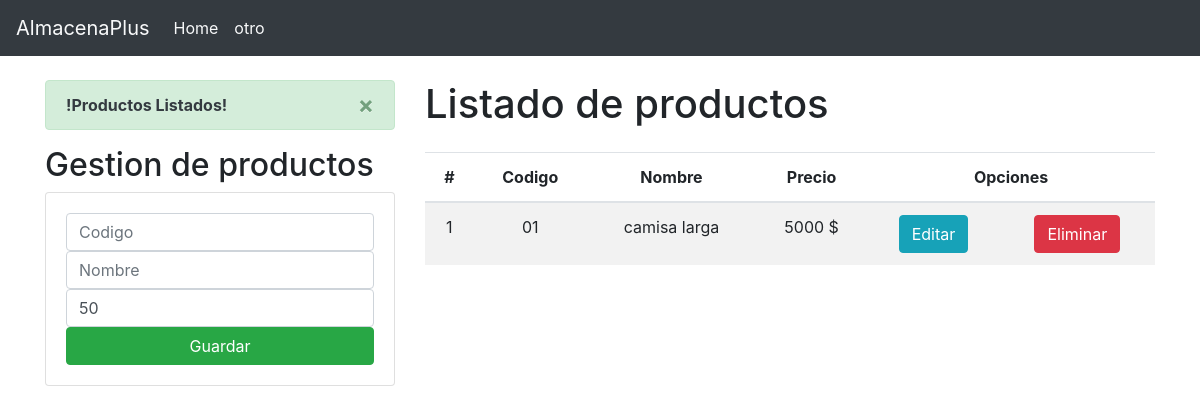
The app's page /, older data.
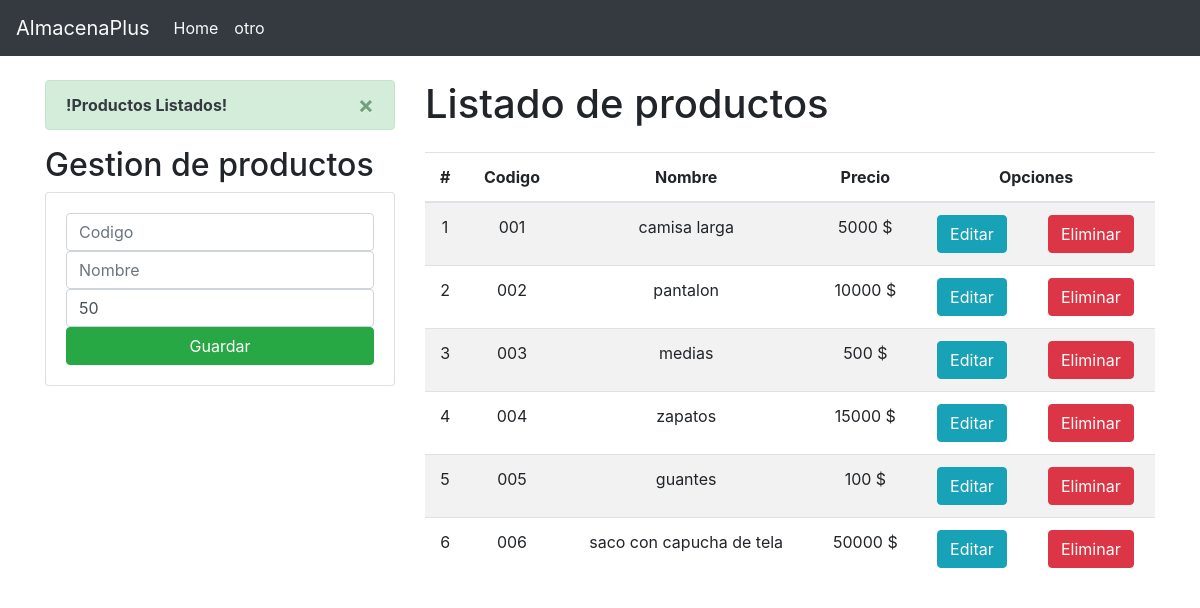
The same page, newer data.
### Aplicaciones/Gestion/models.py (models this page shows, shortened)
class Producto(models.Model):
    codigo=models.CharField(primary_key=True,max_length=6)
    nombre=models.CharField(max_length=50)
    precio=models.PositiveSmallIntegerField()

### Aplicaciones/Gestion/views.py (the view)
# urls.py: path('', views.home),
def home(request):
    ProductoListados = Producto.objects.all()
    messages.success(request, '!Productos Listados!')
    return render(request, "gestionGestion.html", {"Producto": ProductoListados})

### Aplicaciones/Gestion/templates/gestionGestion.html (shortened to what this page needs)
{% extends "./base.html" %}
{% block body %}
<div class="row">
    <div class="col-sm-12 col-md-6 col-lg-4 col-xl-4 ">
        {% if messages %}
        {% for message in messages %}
        <div class="alert alert-dismissible alert-success">
            <button type="button" class="close" data-dismiss="alert">&times;</button>
            <strong class="text-dark">{{ message }}</strong>
        </div>
        {% endfor %}
        {% endif %}
        <h2>Gestion de productos</h2>
        <div class="card">
            <div class="card-body">
                <form action="/registrarProducto/" method="POST">{% csrf_token %}
                    <div class="from-group">
                        <input type="text" id="txtCodigo" name="txtCodigo" class="form-control" placeholder="Codigo"
                        minlength="3" maxlength="6" required>
                    </div>
                    <div class="from-group">
                        <input type="text" id="txtNombre" name="txtNombre" class="form-control" placeholder="Nombre"
                         maxlength="50" required>
                    </div>
                    <div class="from-group">
                        <input type="text" id="numPrecio" name="numPrecio" class="form-control"  min="50"
                          value="50"required>
                    </div>
                    <div class="from-group">
                        <button type="submit" class="btn btn-success btn-block text-white">Guardar</button>
                    </div>
                </form>
            </div>
        </div>
    </div>
    <div class="col-sm-12 col-md-6 col-lg-8 col-xl-8 ">
        <h1>Listado de productos</h1>
        <div class="table-responsive py-2"></div>
        <table class="table table-striped">
            <thead>
                <tr>
                    <th>#</th>
                    <th>Codigo</th>
                    <th>Nombre</th>
                    <th>Precio</th>
                    <th colspan="2">Opciones</th>
                </tr>
            </thead>
            <tbody>
                {% for c in Producto %}
                <tr>
                    <td>{{forloop.counter}}</td>
                    <td>{{c.codigo}}</td>
                    <td>{{c.nombre}}</td>
                    <td>{{c.precio}} $</td>
                    <td><a href="edicionProducto/{{c.codigo}}" class="btn btn-info">Editar</a></td>
                    <td><a href="eliminacionProducto/{{c.codigo}}" class="btn btn-danger btnEliminacion">Eliminar</a></td>
                </tr>
                {% endfor %}
            </tbody>
        </table>
    </div>
</div>
{% endblock %}

### Aplicaciones/Gestion/templates/base.html (shortened to what this page needs)
<!DOCTYPE html>
<html>
<head>
    {% load static %}
    <link rel="stylesheet" href="https://cdn.jsdelivr.net/npm/bootstrap@4.3.1/dist/css/bootstrap.min.css"
>
    <link rel="stylesheet" href="{% static 'css/gestionProducto.css' %}">
</head>
<body>
    <nav class="navbar navbar-expand-lg navbar-light  bg-dark">
        <a class="navbar-brand text-light"  href="#">AlmacenaPlus</a>
        <div class="collapse navbar-collapse" id="navbarNav">
          <ul class="navbar-nav">
            <li class="nav-item active">
              <a class="nav-link text-light" href="#">Home <span class="sr-only">(current)</span></a>
            </li>
            <li class="nav-item">
              <a class="nav-link text-light" href="#">otro</a>
            </li>
          </ul>
        </div>
      </nav>
      <div class="container py-4">
        {% block body %}
        {% endblock %}
      </div>
</body>
</html>

### Aplicaciones/Gestion/static/css/gestionProducto.css (style rules this page uses)
th, td { text-align: center; vertical-align: middle; }

Row changes from the older to the newer data that the page shows:
removed Producto: codigo "01", nombre "camisa larga", precio "5000"
added Producto: codigo "001", nombre "camisa larga", precio "5000"
added Producto: codigo "002", nombre "pantalon", precio "10000"
added Producto: codigo "003", nombre "medias", precio "500"
added Producto: codigo "004", nombre "zapatos", precio "15000"
added Producto: codigo "005", nombre "guantes", precio "100"
added Producto: codigo "006", nombre "saco con capucha de tela", precio "50000"
